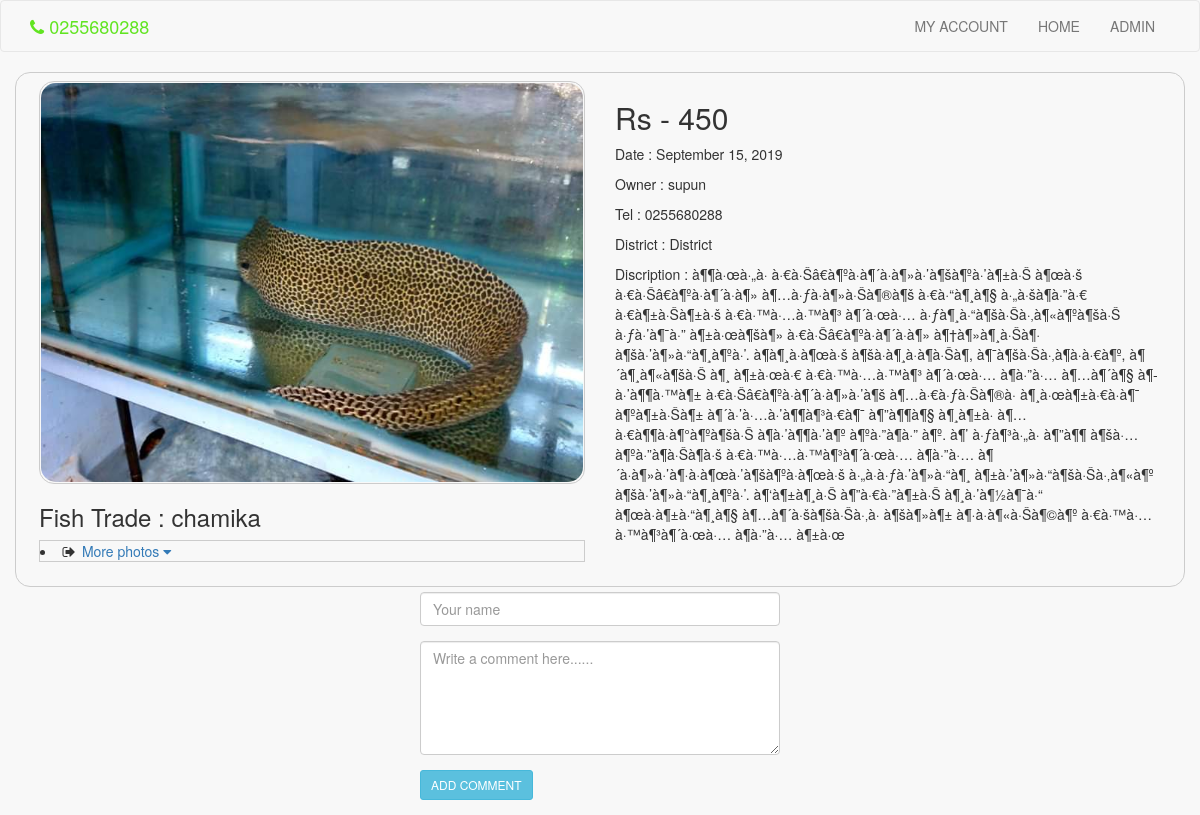
/newpage.php?id=17, run on the app's committed database.
### tables this page shows
CREATE TABLE `product` (
  `id` int(11) NOT NULL,
  `name` varchar(100) NOT NULL,
  `product_name` varchar(200) NOT NULL,
  `district` varchar(50) NOT NULL,
  `phone_number` varchar(50) NOT NULL,
  `owner_name` varchar(200) NOT NULL,
  `info` varchar(1000) NOT NULL,
  `pic` varchar(200) NOT NULL,
  `pic1` varchar(70) NOT NULL,
  `pic2` varchar(200) NOT NULL,
  `pic3` varchar(200) NOT NULL,
  `price` varchar(20) NOT NULL,
  `date_released` date NOT NULL
);

### newpage.php (the view, shortened to what this page needs)
<?php
include 'db.php';
$id = $_GET['id'];
$select = "SELECT * FROM `product` WHERE id = '$id'";
$result  = mysqli_query($con, $select);
$row = mysqli_fetch_assoc($result);
?>
<!DOCTYPE html>
<html lang="en">
<head>
    <link href="vendor/bootstrap/css/bootstrap.min.css" rel="stylesheet">
    <link href="vendor/metisMenu/metisMenu.min.css" rel="stylesheet">
    <link href="dist/css/sb-admin-2.css" rel="stylesheet">
    <link href="vendor/morrisjs/morris.css" rel="stylesheet">
    <link href="vendor/font-awesome/css/font-awesome.min.css" rel="stylesheet" type="text/css">
     <link id="switcher" href="assets/css/theme-color/green-theme.css" rel="stylesheet">
</head>
<body>
          <nav class="navbar navbar-default" role="navigation">
            <div class="container">
              <div class="navbar-header">
                 <a class="navbar-brand" href="index.php"> <i class="fa fa-phone"></i> <?php echo $row['phone_number']; ?></a>
              </div>
              <div id="navbar" class="navbar-collapse collapse">
                <ul id="top-menu" class="nav navbar-nav navbar-right main-nav">
                  <li><a href="addindex.php">MY ACCOUNT</a></li>
                  <li><a href="index.php">HOME</a></li>
                   <li ><a href="dashboard/index.php">ADMIN</a></li>
                </ul>
              </div>
            </div>
          </nav>
  <section id="service">
    <div class="container">
       <div class="row"style="border:1px solid #ccc; border-radius:15px; padding:8px; margin-bottom:5px; background-color:;">
      <div class="col-lg-6">
          <div style="border:1px solid #ccc; padding:1px; margin-bottom:2px;border-radius:15px; ">
            <img style="border-radius:15px"src="<?php echo $row['pic']; ?>" alt="" class="img-responsive" >
          </div>
          <div class="blog-news-title"  >
                <h3><?php echo $row['name']; ?> : <?php echo $row['product_name']; ?></h3>
          </div>
            <div style="border:1px solid #ccc; padding:0px; margin-bottom:16px; ">
                <li class="dropdown"><i class="fa fa-sign-out fa-fw"></i>
                  <a class="dropdown-toggle" data-toggle="dropdown" href="#">More photos <i class="fa fa-caret-down"></i></a>
                </li>
            </div>
      </div>
      <div class="col-lg-6">
            <div class="blog-news-title"  >
              <h2>Rs - <?php echo $row['price']; ?></h2>
            </div>
            <div class="blog-news-details">
              <p>Date : <?php echo date("F d, Y", strtotime($row['date_released']))?></p>
            </div>
         <div class="blog-news-title"  >
                <p>Owner : <?php echo $row['owner_name']; ?></p>
                <p>Tel : <?php echo $row['phone_number']; ?></p>
                <p>District : <?php echo $row['district']; ?></p>
          </div>
            <div class="blog-news-title"  >
              <p>Discription :  <?php echo $row['info']; ?></p>
            </div>
      </div>
</div>
              <div class="row">
                <div class="col-lg-12">
                    <form class="form-horizontal" method="POST" action="add.php" enctype="multipart/form-data">
                        <fieldset>
                            <div class="form-group">
                              <label class="col-md-4 control-label" for="name"></label>
                              <div class="col-md-4">
                              <input id="name" name="name" type="text" placeholder="Your name" class="form-control input-md" required="" value="">
                              </div>
                            </div>
                            <div class="form-group">
                              <label class="col-md-4 control-label" for="comment"></label>
                              <div class="col-md-4">
                                <textarea class="form-control" rows="5" id="comment" name="comment"placeholder="Write a comment here......"></textarea>
                              </div>
                            </div>
                            <div class="form-group">
                              <label class="col-md-4 control-label" for="submit"></label>
                              <div class="col-md-4">
                                <button id="submit" name="submit" class="btn btn-info btn-sm">ADD COMMENT</button>
                              </div>
                            </div>
                      </fieldset>
                   </form>
              </div>
           </div>
 </div>
</section>
</body>
</html>

### assets/css/theme-color/green-theme.css (style rules this page uses)
.navbar-brand { color: #61e421 !important; }

### data on the page
product: phone_number "0255680288", pic (picture), name "Fish Trade", product_name "chamika", price "450", date_released "September 15, 2019", owner_name "supun", district "District", info "à¶¶à·œà·„à· à·€à·Šâ€à¶ºà·à¶´à·à¶»à·’à¶šà¶ºà·’à¶±à·Š à¶œà·š à·€à·Šâ€à¶ºà·à¶´à·à¶» à¶…à·ƒà·à¶»à·Šà¶®à¶š à·€à·“à¶¸à¶§ à·„à·šà¶­à·”à·€ à·€à¶±à·Šà¶±à·š à·€à·™à·…à·™à¶³ à¶´à·œà·… à·ƒà¶¸à·“à¶šà·Šà·‚à¶«à¶ºà¶šà·Š à·ƒà·’à¶¯à·” à¶±à·œà¶šà¶» à·€à·Šâ€à¶ºà·à¶´à·à¶» à¶†à¶»à¶¸à·Šà¶· à¶šà·’à¶»à·“à¶¸à¶ºà·’. à¶­à¶¸à·à¶œà·š à¶šà·à¶¸à·à¶­à·Šà¶­, à¶¯à¶šà·Šà·‚à¶­à·à·€à¶º, à¶´à¶¸à¶«à¶šà·Š à¶¸ à¶±à·œà·€ à·€à·™à·…à·™à¶³ à¶´à·œà·… à¶­à·”à·… à¶…à¶´à¶§ à¶­à·’à¶¶à·™à¶± à·€à·Šâ€à¶ºà·à¶´à·à¶»à·’à¶š à¶…à·€à·ƒà·Šà¶®à· à¶¸à·œà¶±à·€à·à¶¯ à¶ºà¶±à·Šà¶± à¶´à·’à·…à·’à¶¶à¶³à·€à¶¯ à¶”à¶¶à¶§ à¶¸à¶±à· à¶…à·€à¶¶à·à¶°à¶ºà¶šà·Š à¶­à·’à¶¶à·’à¶º à¶ºà·”à¶­à·” à¶º. à¶’ à·ƒà¶³à·„à· à¶”à¶¶ à¶šà·… à¶ºà·”à¶­à·Šà¶­à·š…"
